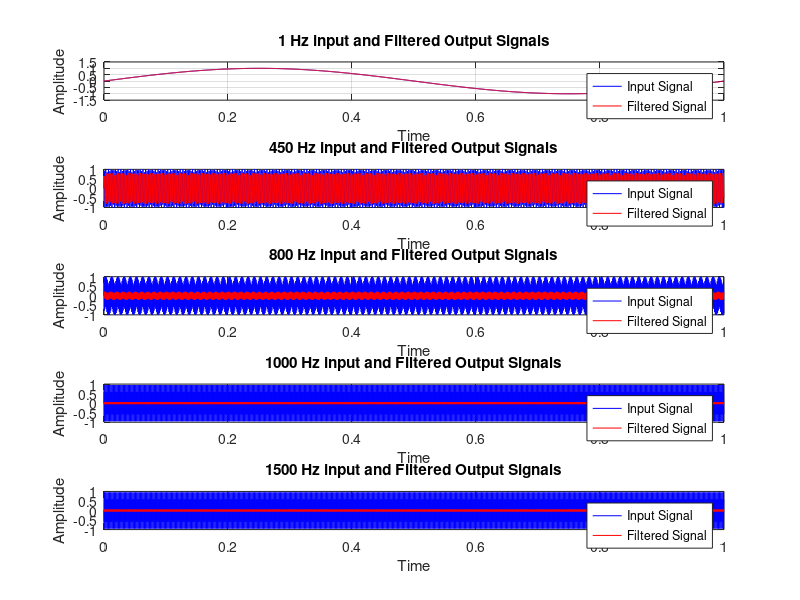
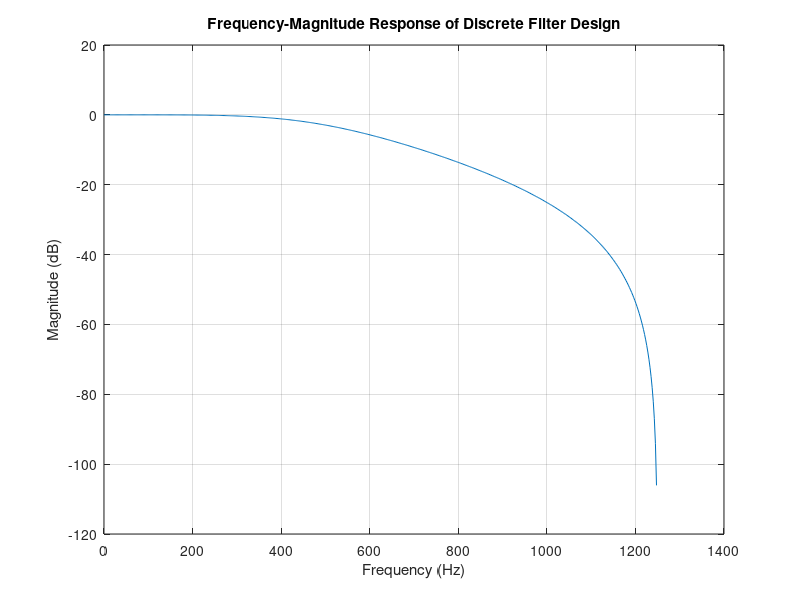

MATLAB code for these plots, in order:
% Parameters
f_c = 500; % cutoff frequency
f_s = 2500; % sampling frequency
zeta = 0.7;

frequencies = [1, 450, 800, 1000, 1500]; % frequency of applied sinusoidal signal

A = 1;
phi = 0;
T = 1/f_s;
N = f_s * 1;

%% Calculating coefficients
w_c = 2 * pi * f_c;
w_c_prime = (2 / T) * tan(w_c * (T / 2));

a0 = (4 / (T^2)) + ((4 / T) * zeta * w_c_prime) + (w_c_prime^2);
a1 = 2 * (w_c_prime^2) - (8 / (T^2));
a1 = a1 / a0;
a2 = w_c_prime^2 + (4 / (T^2)) - ((4 / T) * zeta * w_c_prime);
a2 = a2 / a0;

b0 = (w_c_prime^2);
b0 = b0 / a0;
b1 = (2 * (w_c_prime^2));
b1 = b1 / a0;
b2 = w_c_prime^2;
b2 = b2 / a0;

a0 = a0 / a0;

%% Input signal
n = 0:1:N-1;

figure

for i = 1:length(frequencies)
    f = frequencies(i);
    x = A * sin(2 * pi * f * n * T + phi);
    y = zeros(N, 1);
    
    for j = 3:N
        y(j) = b0 * x(j) + b1 * x(j-1) + b2 * x(j-2) - a1 * y(j-1) - a2 * y(j-2);
    end

    subplot(length(frequencies), 1, i);
    plot(n * T, x, 'b', n * T, y, 'r')
    title(sprintf('%d Hz input and Filtered Output Signals', f));
    xlabel('Time');
    ylabel('Amplitude');
    legend('Input Signal', 'Filtered Signal', 'Location', 'best');
    grid on;
end

a = [a0 a1 a2];
b = [b0 b1 b2];
[H, f] = freqz(b, a, [], f_s);

figure
y_cutoff = -3;
x_cutoff = interp1(20 * log10(abs(H)), f, y_cutoff, 'linear');

y_stopband = -40;
x_stopband = interp1(20 * log10(abs(H)), f, y_stopband, 'linear');

y_passband = -0.5;
x_passband = interp1(20 * log10(abs(H)), f, y_passband, 'linear');

disp('Cutoff Frequency (at -3 dB):');
disp(x_cutoff);

disp('Stopband Frequency (at -40 dB):');
disp(x_stopband);

disp('Passband Frequency (at -0.5 dB):');
disp(x_passband);

plot(f, 20 * log10(abs(H)));
title('Frequency-Magnitude Response of Discrete Filter Design');
xlabel('Frequency (Hz)');
ylabel('Magnitude (dB)');
grid on;